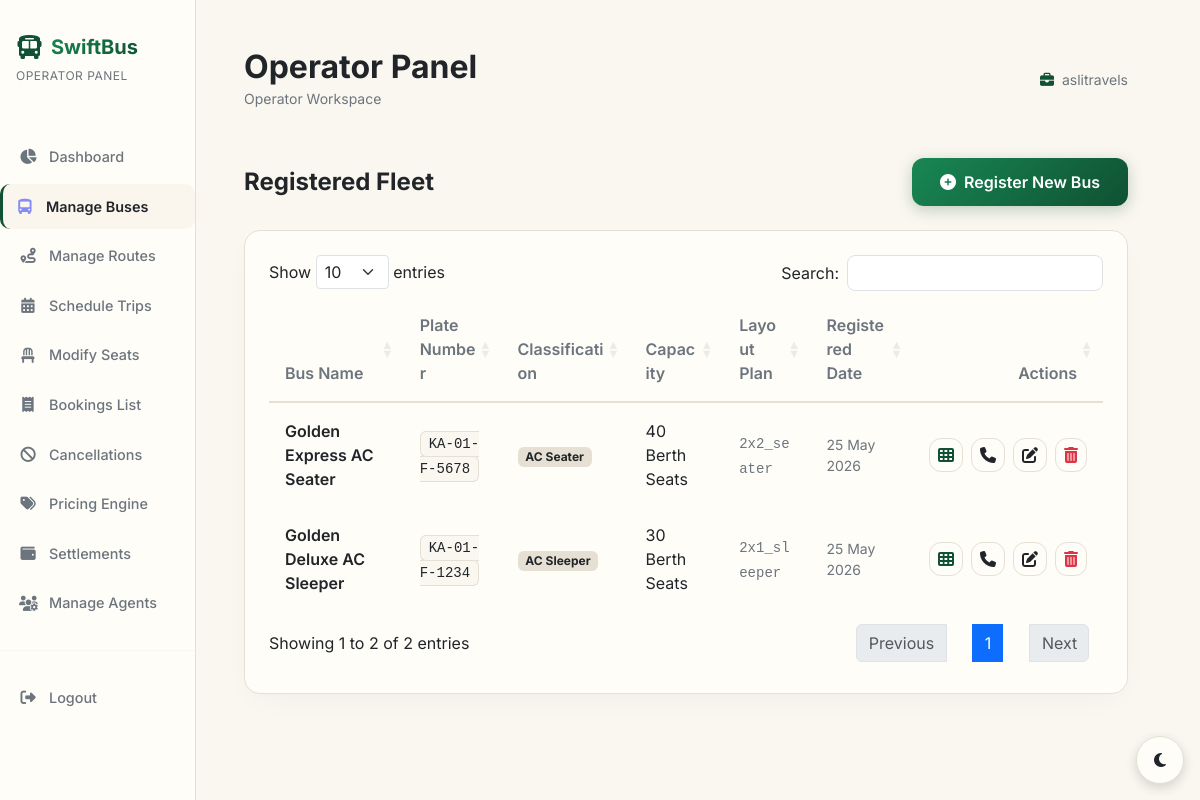
The app's page /admin/buses.php (signed in) with its own data.
### tables this page shows
CREATE TABLE buses (
    id INT AUTO_INCREMENT PRIMARY KEY,
    admin_id INT NOT NULL,
    bus_name VARCHAR(100) NOT NULL,
    bus_number VARCHAR(50) NOT NULL,
    bus_type VARCHAR(50) NOT NULL,
    total_seats INT NOT NULL,
    seat_layout_type VARCHAR(20) DEFAULT '2x2',
    status ENUM('active', 'inactive') NOT NULL DEFAULT 'active',
    discount_type ENUM('none', 'percentage', 'fixed') NOT NULL DEFAULT 'none',
    percentage DECIMAL(5,2) NOT NULL DEFAULT 0.00,
    fixed DECIMAL(10,2) NOT NULL DEFAULT 0.00,
    created_at TIMESTAMP DEFAULT CURRENT_TIMESTAMP,
    FOREIGN KEY (admin_id) REFERENCES users(id) ON DELETE CASCADE
);

### admin/buses.php (the view, shortened to what this page needs)
<?php
require_once __DIR__ . '/header.php';
$admin_id = $_SESSION['user_id'];
try {
    $limit = 10;
    $page = isset($_GET['page']) ? max(1, intval($_GET['page'])) : 1;
    $offset = ($page - 1) * $limit;
    $stmt = $pdo->prepare("
        SELECT b.*, op.operator_name, op.contact_number, op.whatsapp_number, op.emergency_number, op.support_email
        FROM buses b
        LEFT JOIN operator_contacts op ON b.id = op.bus_id
        WHERE b.admin_id = ? AND b.status = 'active'
        ORDER BY b.id DESC
        LIMIT " . intval($limit) . " OFFSET " . intval($offset) . "
    ");
    $stmt->execute([$admin_id]);
    $buses = $stmt->fetchAll();
} catch (PDOException $e) {
    $buses = [];
    $total_records = 0;
    $total_pages = 0;
    $page = 1;
    $offset = 0;
    $limit = 10;
}
?>
<div class="d-flex justify-content-between align-items-center mb-4">
    <h4 class="text-white fw-bold mb-0">Registered Fleet</h4>
    <button class="btn btn-primary-gradient" data-bs-toggle="modal" data-bs-target="#addBusModal"><i class="fa-solid fa-circle-plus me-2"></i>Register New Bus</button>
</div>
<div class="glass-card p-4">
    <?php if (count($buses) === 0): ?>
        <div class="text-center py-5 text-secondary small">
            <i class="fa-solid fa-bus-simple mb-3 d-block" style="font-size: 3rem; color: #475569;"></i>
            No vehicles registered. Add a bus to schedule operations.
        </div>
    <?php else: ?>
        <div class="table-responsive">
            <table class="table table-swift table-dark table-hover table-borderless align-middle datatable-swift">
                <thead>
                    <tr>
                        <th>Bus Name</th>
                        <th>Plate Number</th>
                        <th>Classification</th>
                        <th>Capacity</th>
                        <th>Layout Plan</th>
                        <th>Registered Date</th>
                        <th class="text-end">Actions</th>
                    </tr>
                </thead>
                <tbody>
                    <?php foreach ($buses as $bus): ?>
                        <tr>
                            <td><span class="fw-semibold text-white fs-6"><?= htmlspecialchars($bus['bus_name']) ?></span></td>
                            <td><span class="font-monospace px-2 py-1 rounded bg-dark border border-secondary border-opacity-30 small"><?= htmlspecialchars($bus['bus_number']) ?></span></td>
                            <td><span class="badge bg-secondary"><?= htmlspecialchars($bus['bus_type']) ?></span></td>
                            <td><?= htmlspecialchars($bus['total_seats']) ?> Berth Seats</td>
                            <td><span class="font-monospace text-secondary small"><?= htmlspecialchars($bus['seat_layout_type']) ?></span></td>
                            <td class="text-secondary small"><?= date('d M Y', strtotime($bus['created_at'])) ?></td>
                            <td class="text-end">
                                <div class="d-flex gap-2 justify-content-end align-items-center">
                                    <a href="configure_layout.php?bus_id=<?= $bus['id'] ?>" class="btn btn-secondary-glass py-1 px-2 small" title="Configure Seats"><i class="fa-solid fa-table-cells text-indigo"></i></a>
                                    <button class="btn btn-secondary-glass py-1 px-2 small operator-btn" data-id="<?= $bus['id'] ?>" data-name="<?= htmlspecialchars($bus['operator_name'] ?? '') ?>" data-phone="<?= htmlspecialchars($bus['contact_number'] ?? '') ?>" data-whatsapp="<?= htmlspecialchars($bus['whatsapp_number'] ?? '') ?>" data-emergency="<?= htmlspecialchars($bus['emergency_number'] ?? '') ?>" data-email="<?= htmlspecialchars($bus['support_email'] ?? '') ?>" data-bs-toggle="modal" data-bs-target="#operatorModal" title="Operator Contact Details"><i class="fa-solid fa-phone"></i></button>
                                    <button class="btn btn-secondary-glass py-1 px-2 small edit-bus-btn" data-id="<?= $bus['id'] ?>" data-name="<?= htmlspecialchars($bus['bus_name']) ?>" data-number="<?= htmlspecialchars($bus['bus_number']) ?>" data-type="<?= htmlspecialchars($bus['bus_type']) ?>" data-discount="<?= htmlspecialchars($bus['discount_type']) ?>" data-percentage="<?= htmlspecialchars($bus['percentage']) ?>" data-fixed="<?= htmlspecialchars($bus['fixed']) ?>" data-bs-toggle="modal" data-bs-target="#editBusModal" title="Edit Bus"><i class="fa-solid fa-pen-to-square"></i></button>
                                    <button class="btn btn-secondary-glass py-1 px-2 text-danger small delete-bus-btn" data-id="<?= $bus['id'] ?>" data-bs-toggle="modal" data-bs-target="#deleteBusModal" title="Delete Bus"><i class="fa-solid fa-trash-can"></i></button>
                                </div>
                            </td>
                        </tr>
                    <?php endforeach; ?>
                </tbody>
            </table>
        </div>
    <?php endif; ?>
</div>
<?php
require_once __DIR__ . '/footer.php';
?>

### assets/css/style.css (style rules this page uses)
:root { --bg-card: var(--card-bg); --text-main: var(--text-primary); --text-muted: var(--text-secondary); --border-glass: var(--border-color); --accent-gold-gradient: linear-gradient(135deg, #198754 0%, var(--accent-primary) 100%); --bg-glass: rgba(255, 255, 255, 0.95); --seat-available: #FFFDF8; --seat-selected: #0F5132; --seat-booked: #9CA3AF; --seat-hold: #EAB308; --seat-female: #F472B6; --seat-female-border: #EC4899; --seat-disabled: #BDC3C7; --accent-indigo: var(--accent-primary); --accent-violet: #146C43; --accent-pink: var(--accent-secondary); --shadow-main: 0 10px 30px -10px rgba(0, 0, 0, 0.05); --shadow-hover: 0 15px 35px -5px rgba(15, 81, 50, 0.15); --input-bg: #FFFFFF; --text-white-fixed: #FFFFFF; --body-bg-gradient: radial-gradient(circle at 50% 0%, var(--bg-secondary) 0%, var(--bg-primary) 70%); --btn-close-filter: invert(0) grayscale(1) brightness(0); }
body { font-family: 'Inter', sans-serif; background: var(--body-bg-gradient); color: var(--text-main); min-height: 100vh; margin: 0; overflow-x: hidden; transition: background 0.3s ease, color 0.3s ease; }
.glass-card { background: var(--bg-card); border: 1px solid var(--border-glass); border-radius: 16px; box-shadow: var(--shadow-main); transition: all 0.3s cubic-bezier(0.4, 0, 0.2, 1); }
.btn-primary-gradient { background: var(--accent-gold-gradient); border: none; color: var(--text-white-fixed) !important; font-weight: 600; padding: 0.75rem 1.75rem; border-radius: 12px; box-shadow: 0 4px 15px rgba(15, 81, 50, 0.25); transition: all 0.3s ease; }
.btn-secondary-glass { background: var(--bg-card); border: 1px solid var(--border-glass); color: var(--text-main); font-weight: 500; padding: 0.75rem 1.75rem; border-radius: 12px; transition: all 0.3s ease; }
.table-swift, .table-swift.table-dark { background-color: transparent !important; --bs-table-bg: transparent !important; --bs-table-color: var(--text-main) !important; --bs-table-hover-color: var(--text-main) !important; --bs-table-hover-bg: var(--bg-secondary) !important; color: var(--text-main) !important; }
.table-swift tr { border-bottom: 1px solid var(--border-glass); }
.table-swift th { font-weight: 600; color: var(--text-muted); border-bottom: 2px solid var(--border-glass) !important; padding: 1rem; }
.table-swift td { padding: 1rem; vertical-align: middle; }
.text-white { color: var(--text-main) !important; }
.text-secondary { color: var(--text-muted) !important; }
.bg-dark { background-color: var(--bg-secondary) !important; }
.bg-secondary { background-color: var(--border-glass) !important; color: var(--text-main) !important; }
.border-secondary { border-color: var(--border-glass) !important; }
.border-opacity-30, .border-opacity-25, .border-opacity-20 { border-color: var(--border-glass) !important; }
.text-indigo { color: var(--accent-primary) !important; }
html, body { min-height: 100vh; display: flex; flex-direction: column; }
* { max-width: 100%; }
html, body { overflow-x: hidden !important; width: 100%; }
.table-responsive { overflow-x: auto !important; -webkit-overflow-scrolling: touch; width: 100%; }
.text-break-all, .table td, .table th, .info-value, .profile-name, .passenger-table td, .passenger-table th { word-break: break-word !important; overflow-wrap: break-word !important; }

### assets/css/theme.css (style rules this page uses)
:root { --bg-primary: #FAF7F0; --bg-secondary: #FAF7F0; --card-bg: #FFFDF8; --accent-primary: #0F5132; --accent-secondary: #146C43; --text-primary: #212529; --text-secondary: #6C757D; --border-color: #E6DFD3; --success: #0F5132; --warning: #D4AF37; --danger: #DC3545; --indigo: #0F5132; --indigo-rgb: 15, 81, 50; --accent-gold: #D4AF37; --border-glass: rgba(212, 175, 55, 0.25); --shadow-diffusion: 0 10px 30px -10px rgba(15, 81, 50, 0.08); }
body { background-color: var(--bg-primary) !important; color: var(--text-primary) !important; transition: background-color 0.3s ease, color 0.3s ease; }

### records on screen
buses: bus_name "Golden Express AC Seater", bus_number "KA-01-F-5678", bus_type "AC Seater", total_seats "40", seat_layout_type "2x2_seater", created_at "25 May 2026"
buses: bus_name "Golden Deluxe AC Sleeper", bus_number "KA-01-F-1234", bus_type "AC Sleeper", total_seats "30", seat_layout_type "2x1_sleeper", created_at "25 May 2026"

### other values on screen
SYSTEM_NAME "SwiftBus"
$user['username'] "aslitravels"
